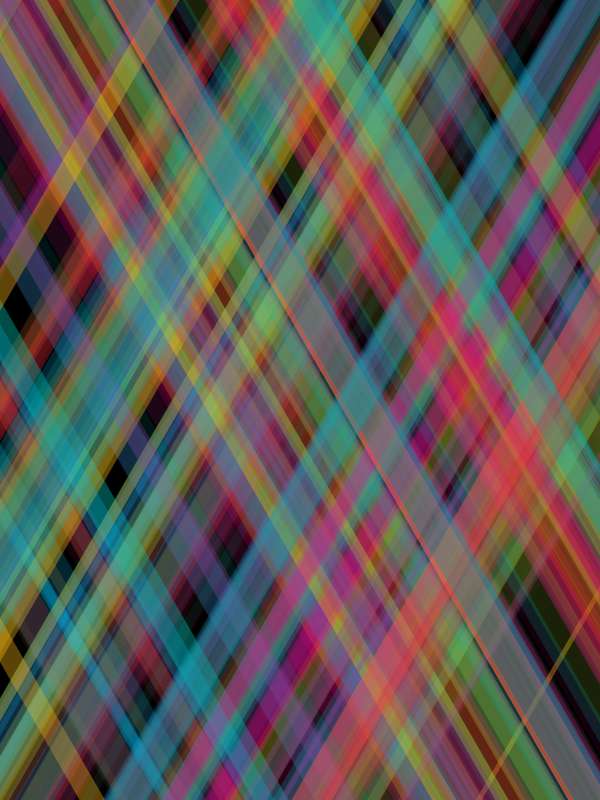
Frame 1 (no input)
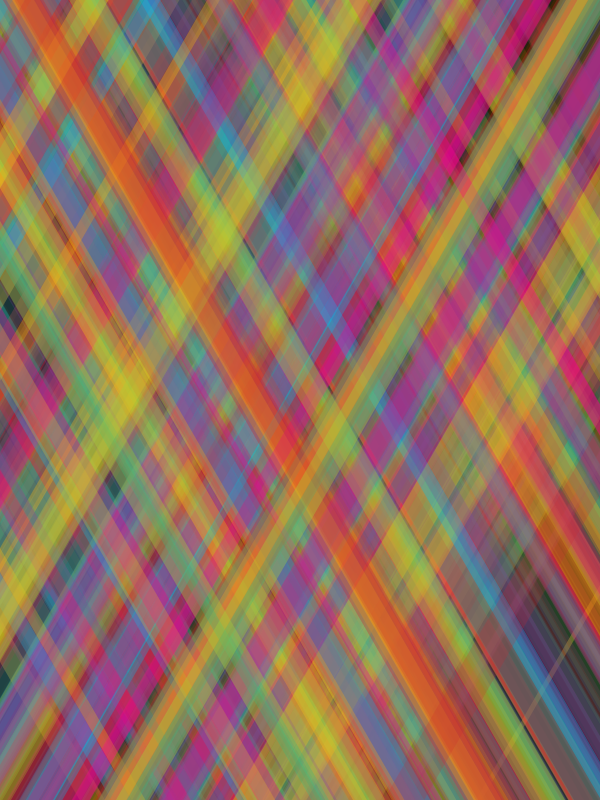
Frame 2 (the mouse pressed at the canvas centre, redrawn once)

The Processing sketch that drew these frames (run headless with seeded random() and noise(); the mouse was pressed at the canvas centre and the sketch redrawn once):

// Processing sketch: processing_27111
// ── processing_27111.pde

float posX;
float posY;
int strokeMin;
int strokeMax;
int nLines;
int opacity;

int[] cores;

//Definindo as cores
color amarelo; 
color vermelho;  
color verde;
color roxo;
color magenta;
color verdeClaro;
color ciano;
color laranja;  

void setup(){
 
  //Definindo as cores
  amarelo = color(253, 184, 19); 
  vermelho = color(201, 37, 44);  
  verde = color(0, 169, 157);
  roxo = color(126, 73, 156);
  magenta = color(236, 0, 140);
  verdeClaro = color(166, 206, 57);
  ciano = color(0, 189, 242);
  laranja = color(243, 112, 33);  

  size(600, 800, JAVA2D);
  background(0);
  smooth();

  //Armazenando as cores em um array
  cores = new int[8];
  cores[0] = magenta;
  cores[1] = amarelo;
  cores[2] = verde;
  cores[3] = roxo;
  cores[4] = verdeClaro;
  cores[5] = vermelho;
  cores[6] = ciano;
  cores[7] = laranja;
  
  strokeMin = 5;
  strokeMax = 40;
  nLines = 120;
  
  noLoop();
}

void draw(){
  noFill();
  for(int i = 0; i < nLines; i++){
    opacity = int(random(0, 100));
    strokeWeight(int(random(strokeMin, strokeMax)));
    stroke(cores[int(random(cores.length-1))], opacity);
    posX = int(random(0, 8));
    posY = int(random(0, 10));
  
    pushMatrix();
      translate(map(posX, 0, 8, 0, width), map(posY, 0, 10, 0, height));
      rotate(PI/3);
      line(-2000, 0, 2000, 0);
      rotate(-2*PI/3);
      line(-2000, 0, 2000, 0);
     popMatrix();
  }
}
